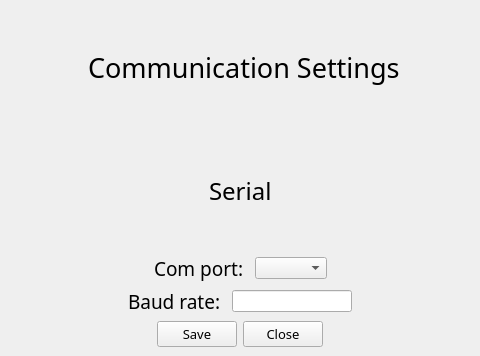
<?xml version="1.0" encoding="UTF-8"?>
<ui version="4.0">
 <class>MainWindow</class>
 <widget class="QMainWindow" name="MainWindow">
  <property name="geometry">
   <rect>
    <x>0</x>
    <y>0</y>
    <width>480</width>
    <height>356</height>
   </rect>
  </property>
  <property name="windowTitle">
   <string>MainWindow</string>
  </property>
  <widget class="QWidget" name="centralwidget">
   <layout class="QVBoxLayout" name="verticalLayout">
    <item>
     <layout class="QHBoxLayout" name="horizontalLayout">
      <item>
       <spacer name="horizontalSpacer">
        <property name="orientation">
         <enum>Qt::Horizontal</enum>
        </property>
        <property name="sizeHint" stdset="0">
         <size>
          <width>40</width>
          <height>20</height>
         </size>
        </property>
       </spacer>
      </item>
      <item>
       <widget class="QLabel" name="label">
        <property name="font">
         <font>
          <family>Sitka</family>
          <pointsize>20</pointsize>
         </font>
        </property>
        <property name="text">
         <string> Communication Settings</string>
        </property>
       </widget>
      </item>
      <item>
       <spacer name="horizontalSpacer_2">
        <property name="orientation">
         <enum>Qt::Horizontal</enum>
        </property>
        <property name="sizeHint" stdset="0">
         <size>
          <width>40</width>
          <height>20</height>
         </size>
        </property>
       </spacer>
      </item>
     </layout>
    </item>
    <item>
     <layout class="QHBoxLayout" name="horizontalLayout_5">
      <item>
       <spacer name="horizontalSpacer_3">
        <property name="orientation">
         <enum>Qt::Horizontal</enum>
        </property>
        <property name="sizeHint" stdset="0">
         <size>
          <width>40</width>
          <height>20</height>
         </size>
        </property>
       </spacer>
      </item>
      <item>
       <widget class="QLabel" name="label_2">
        <property name="font">
         <font>
          <family>Sitka</family>
          <pointsize>18</pointsize>
         </font>
        </property>
        <property name="text">
         <string>Serial</string>
        </property>
       </widget>
      </item>
      <item>
       <spacer name="horizontalSpacer_4">
        <property name="orientation">
         <enum>Qt::Horizontal</enum>
        </property>
        <property name="sizeHint" stdset="0">
         <size>
          <width>40</width>
          <height>20</height>
         </size>
        </property>
       </spacer>
      </item>
     </layout>
    </item>
    <item>
     <layout class="QHBoxLayout" name="horizontalLayout_2">
      <item>
       <spacer name="horizontalSpacer_7">
        <property name="orientation">
         <enum>Qt::Horizontal</enum>
        </property>
        <property name="sizeHint" stdset="0">
         <size>
          <width>40</width>
          <height>20</height>
         </size>
        </property>
       </spacer>
      </item>
      <item>
       <widget class="QLabel" name="label_3">
        <property name="font">
         <font>
          <family>Sitka</family>
          <pointsize>14</pointsize>
         </font>
        </property>
        <property name="text">
         <string>Com port: </string>
        </property>
       </widget>
      </item>
      <item>
       <widget class="QComboBox" name="cbox_ports"/>
      </item>
      <item>
       <spacer name="horizontalSpacer_9">
        <property name="orientation">
         <enum>Qt::Horizontal</enum>
        </property>
        <property name="sizeHint" stdset="0">
         <size>
          <width>40</width>
          <height>20</height>
         </size>
        </property>
       </spacer>
      </item>
     </layout>
    </item>
    <item>
     <layout class="QHBoxLayout" name="horizontalLayout_3">
      <item>
       <spacer name="horizontalSpacer_8">
        <property name="orientation">
         <enum>Qt::Horizontal</enum>
        </property>
        <property name="sizeHint" stdset="0">
         <size>
          <width>40</width>
          <height>20</height>
         </size>
        </property>
       </spacer>
      </item>
      <item>
       <widget class="QLabel" name="label_4">
        <property name="font">
         <font>
          <family>Sitka</family>
          <pointsize>14</pointsize>
         </font>
        </property>
        <property name="text">
         <string>Baud rate: </string>
        </property>
       </widget>
      </item>
      <item>
       <widget class="QLineEdit" name="baud_input"/>
      </item>
      <item>
       <spacer name="horizontalSpacer_10">
        <property name="orientation">
         <enum>Qt::Horizontal</enum>
        </property>
        <property name="sizeHint" stdset="0">
         <size>
          <width>40</width>
          <height>20</height>
         </size>
        </property>
       </spacer>
      </item>
     </layout>
    </item>
    <item>
     <layout class="QHBoxLayout" name="horizontalLayout_4">
      <item>
       <spacer name="horizontalSpacer_5">
        <property name="orientation">
         <enum>Qt::Horizontal</enum>
        </property>
        <property name="sizeHint" stdset="0">
         <size>
          <width>40</width>
          <height>20</height>
         </size>
        </property>
       </spacer>
      </item>
      <item>
       <widget class="QPushButton" name="button_save">
        <property name="font">
         <font>
          <family>Sitka</family>
          <pointsize>10</pointsize>
         </font>
        </property>
        <property name="text">
         <string>Save</string>
        </property>
       </widget>
      </item>
      <item>
       <widget class="QPushButton" name="button_close">
        <property name="font">
         <font>
          <family>Sitka</family>
          <pointsize>10</pointsize>
         </font>
        </property>
        <property name="text">
         <string>Close</string>
        </property>
       </widget>
      </item>
      <item>
       <spacer name="horizontalSpacer_6">
        <property name="orientation">
         <enum>Qt::Horizontal</enum>
        </property>
        <property name="sizeHint" stdset="0">
         <size>
          <width>40</width>
          <height>20</height>
         </size>
        </property>
       </spacer>
      </item>
     </layout>
    </item>
   </layout>
  </widget>
 </widget>
 <resources/>
 <connections>
  <connection>
   <sender>button_close</sender>
   <signal>clicked()</signal>
   <receiver>MainWindow</receiver>
   <slot>close()</slot>
   <hints>
    <hint type="sourcelabel">
     <x>280</x>
     <y>315</y>
    </hint>
    <hint type="destinationlabel">
     <x>239</x>
     <y>177</y>
    </hint>
   </hints>
  </connection>
 </connections>
</ui>
